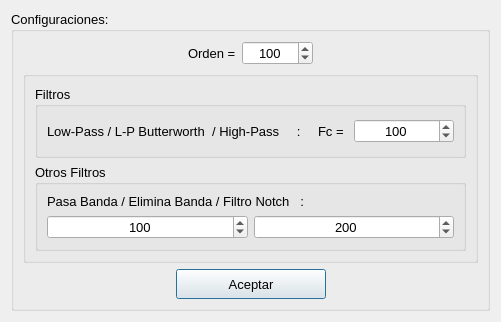
<?xml version="1.0" encoding="UTF-8"?>
<ui version="4.0">
 <class>filterSettings</class>
 <widget class="QDialog" name="filterSettings">
  <property name="geometry">
   <rect>
    <x>0</x>
    <y>0</y>
    <width>494</width>
    <height>322</height>
   </rect>
  </property>
  <property name="font">
   <font>
    <pointsize>10</pointsize>
   </font>
  </property>
  <property name="windowTitle">
   <string>Configuraciones de Filtros Digitales</string>
  </property>
  <property name="modal">
   <bool>true</bool>
  </property>
  <layout class="QGridLayout" name="gridLayout_3">
   <item row="1" column="0">
    <widget class="QGroupBox" name="groupBox">
     <property name="title">
      <string>Configuraciones:</string>
     </property>
     <layout class="QGridLayout" name="gridLayout_6">
      <item row="1" column="0">
       <widget class="QGroupBox" name="groupBox_2">
        <property name="title">
         <string/>
        </property>
        <property name="flat">
         <bool>true</bool>
        </property>
        <property name="checkable">
         <bool>false</bool>
        </property>
        <layout class="QGridLayout" name="gridLayout_12">
         <item row="2" column="0" colspan="3">
          <widget class="QGroupBox" name="filtros_gBox_PassBand_2">
           <property name="enabled">
            <bool>true</bool>
           </property>
           <property name="title">
            <string>Otros Filtros</string>
           </property>
           <property name="checkable">
            <bool>false</bool>
           </property>
           <property name="checked">
            <bool>false</bool>
           </property>
           <layout class="QGridLayout" name="gridLayout_4">
            <item row="1" column="0">
             <layout class="QHBoxLayout" name="horizontalLayout_12">
              <item>
               <widget class="QSpinBox" name="filtros_FC_BandPassBot_2">
                <property name="minimumSize">
                 <size>
                  <width>80</width>
                  <height>0</height>
                 </size>
                </property>
                <property name="alignment">
                 <set>Qt::AlignCenter</set>
                </property>
                <property name="minimum">
                 <number>1</number>
                </property>
                <property name="maximum">
                 <number>50000</number>
                </property>
                <property name="singleStep">
                 <number>10</number>
                </property>
                <property name="value">
                 <number>100</number>
                </property>
               </widget>
              </item>
              <item>
               <widget class="QSpinBox" name="filtros_FC_BandPassTop_2">
                <property name="minimumSize">
                 <size>
                  <width>80</width>
                  <height>0</height>
                 </size>
                </property>
                <property name="alignment">
                 <set>Qt::AlignCenter</set>
                </property>
                <property name="minimum">
                 <number>1</number>
                </property>
                <property name="maximum">
                 <number>50000</number>
                </property>
                <property name="singleStep">
                 <number>10</number>
                </property>
                <property name="value">
                 <number>200</number>
                </property>
               </widget>
              </item>
             </layout>
            </item>
            <item row="0" column="0">
             <widget class="QLabel" name="label_3">
              <property name="text">
               <string>Pasa Banda / Elimina Banda / Filtro Notch   :</string>
              </property>
             </widget>
            </item>
           </layout>
          </widget>
         </item>
         <item row="0" column="0" colspan="3">
          <widget class="QGroupBox" name="filtros_gBox_LowPass_2">
           <property name="title">
            <string>Filtros</string>
           </property>
           <property name="checkable">
            <bool>false</bool>
           </property>
           <layout class="QGridLayout" name="gridLayout">
            <item row="0" column="0" colspan="2">
             <layout class="QHBoxLayout" name="horizontalLayout">
              <item>
               <widget class="QLabel" name="label">
                <property name="text">
                 <string>Low-Pass / L-P Butterworth  / High-Pass</string>
                </property>
               </widget>
              </item>
              <item>
               <widget class="QLabel" name="label_2">
                <property name="text">
                 <string>   :   </string>
                </property>
               </widget>
              </item>
              <item>
               <widget class="QLabel" name="filtros_lb_FCLowpass_2">
                <property name="maximumSize">
                 <size>
                  <width>50</width>
                  <height>16777215</height>
                 </size>
                </property>
                <property name="text">
                 <string>Fc = </string>
                </property>
               </widget>
              </item>
              <item>
               <widget class="QSpinBox" name="filtros_FC_LHB_2">
                <property name="minimumSize">
                 <size>
                  <width>100</width>
                  <height>0</height>
                 </size>
                </property>
                <property name="maximumSize">
                 <size>
                  <width>16777215</width>
                  <height>16777215</height>
                 </size>
                </property>
                <property name="frame">
                 <bool>true</bool>
                </property>
                <property name="alignment">
                 <set>Qt::AlignCenter</set>
                </property>
                <property name="minimum">
                 <number>1</number>
                </property>
                <property name="maximum">
                 <number>50000</number>
                </property>
                <property name="singleStep">
                 <number>10</number>
                </property>
                <property name="value">
                 <number>100</number>
                </property>
               </widget>
              </item>
             </layout>
            </item>
           </layout>
          </widget>
         </item>
        </layout>
       </widget>
      </item>
      <item row="0" column="0">
       <layout class="QHBoxLayout" name="horizontalLayout_11">
        <item>
         <spacer name="horizontalSpacer_7">
          <property name="orientation">
           <enum>Qt::Horizontal</enum>
          </property>
          <property name="sizeHint" stdset="0">
           <size>
            <width>40</width>
            <height>20</height>
           </size>
          </property>
         </spacer>
        </item>
        <item>
         <widget class="QLabel" name="filtros_lb_OrdenN_2">
          <property name="maximumSize">
           <size>
            <width>50</width>
            <height>16777215</height>
           </size>
          </property>
          <property name="text">
           <string>Orden =</string>
          </property>
         </widget>
        </item>
        <item>
         <widget class="QSpinBox" name="filtros_OrdenN_value_2">
          <property name="minimumSize">
           <size>
            <width>0</width>
            <height>0</height>
           </size>
          </property>
          <property name="alignment">
           <set>Qt::AlignCenter</set>
          </property>
          <property name="minimum">
           <number>1</number>
          </property>
          <property name="maximum">
           <number>500000000</number>
          </property>
          <property name="singleStep">
           <number>10</number>
          </property>
          <property name="value">
           <number>100</number>
          </property>
         </widget>
        </item>
        <item>
         <spacer name="horizontalSpacer_8">
          <property name="orientation">
           <enum>Qt::Horizontal</enum>
          </property>
          <property name="sizeHint" stdset="0">
           <size>
            <width>40</width>
            <height>20</height>
           </size>
          </property>
         </spacer>
        </item>
       </layout>
      </item>
      <item row="2" column="0">
       <layout class="QHBoxLayout" name="horizontalLayout_6">
        <item>
         <spacer name="horizontalSpacer_11">
          <property name="orientation">
           <enum>Qt::Horizontal</enum>
          </property>
          <property name="sizeHint" stdset="0">
           <size>
            <width>40</width>
            <height>20</height>
           </size>
          </property>
         </spacer>
        </item>
        <item>
         <widget class="QPushButton" name="pushButton_2">
          <property name="minimumSize">
           <size>
            <width>150</width>
            <height>30</height>
           </size>
          </property>
          <property name="maximumSize">
           <size>
            <width>400</width>
            <height>16777215</height>
           </size>
          </property>
          <property name="text">
           <string>Aceptar</string>
          </property>
         </widget>
        </item>
        <item>
         <spacer name="horizontalSpacer_12">
          <property name="orientation">
           <enum>Qt::Horizontal</enum>
          </property>
          <property name="sizeHint" stdset="0">
           <size>
            <width>40</width>
            <height>20</height>
           </size>
          </property>
         </spacer>
        </item>
       </layout>
      </item>
     </layout>
    </widget>
   </item>
  </layout>
 </widget>
 <resources/>
 <connections>
  <connection>
   <sender>pushButton_2</sender>
   <signal>clicked()</signal>
   <receiver>filterSettings</receiver>
   <slot>close()</slot>
   <hints>
    <hint type="sourcelabel">
     <x>210</x>
     <y>292</y>
    </hint>
    <hint type="destinationlabel">
     <x>344</x>
     <y>320</y>
    </hint>
   </hints>
  </connection>
 </connections>
</ui>
